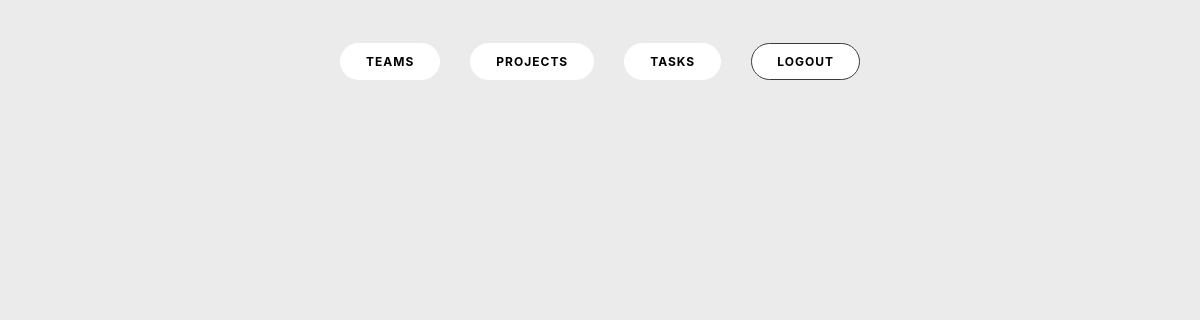
Page /tasks/ (signed in) on the earlier database version.
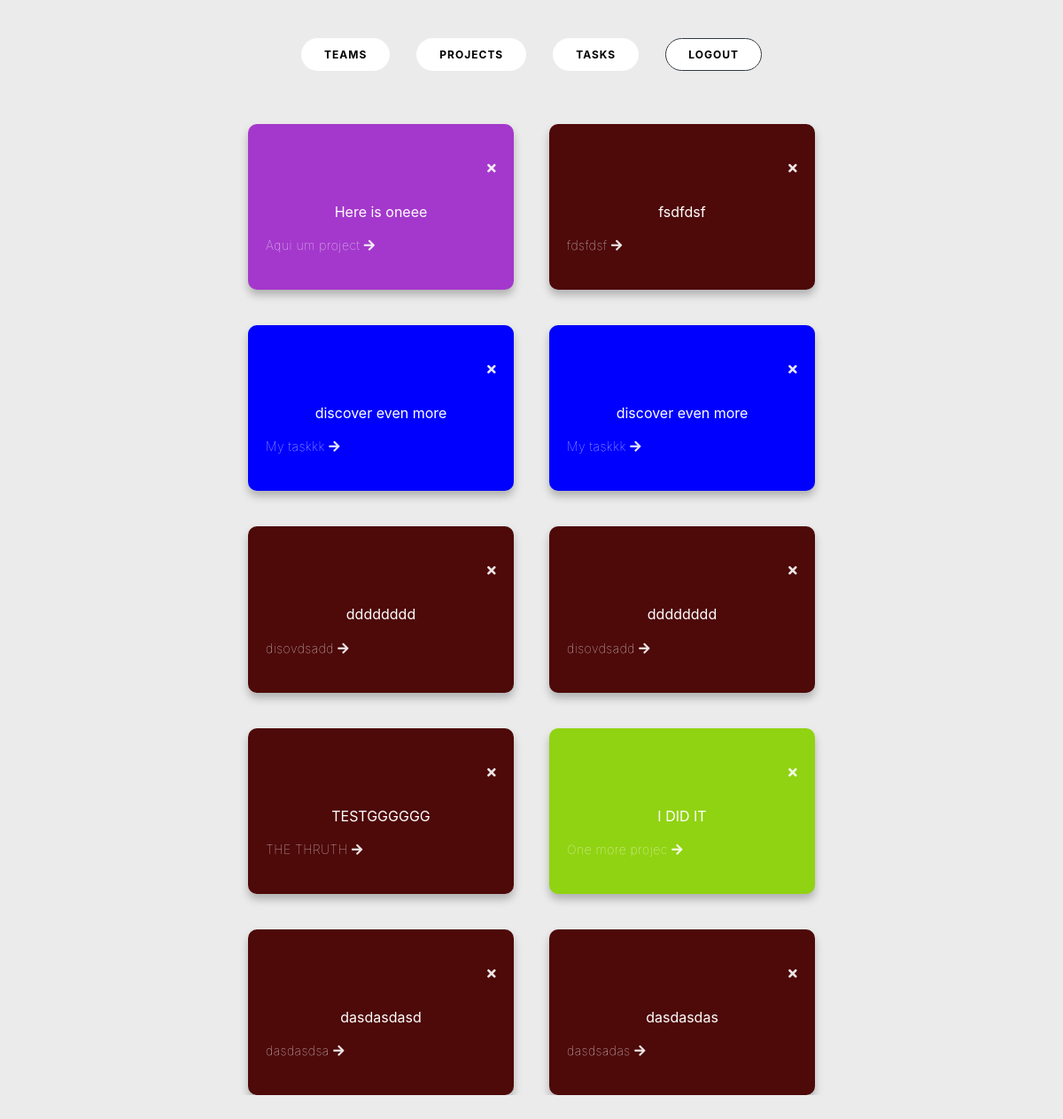
Same page on the later database version.
### network/models.py (models this page shows, shortened)
class Task(models.Model):
    name = models.CharField(max_length=255)
    objective = models.TextField()
    project = models.ForeignKey(Project, on_delete=models.CASCADE)
    color = models.CharField(max_length=7, default=None, null=True, blank=True)
    assigned_to = models.ManyToManyField(User, related_name='assigned_to')

### network/views.py (the view)
# urls.py: path("tasks/", views.tasks, name="tasks"),
def tasks(request):
    user_tasks = Task.objects.filter(assigned_to=request.user)
    return render(request, "network/tasks.html", {'user_tasks': user_tasks})

### network/templates/network/tasks.html
{% extends "network/layout.html" %}
{% block body %}
<div class="main-container m-auto w-75">
    <div class="cards row">
        {% for task in user_tasks %}
        <div class="card_task" style="background-color: {{ task.color }}">
            <p class="card__exit"><i class="fas fa-times"></i></p>
            <h2 class="card__title">{{ task.objective }}</h2>
            <p class="card__apply">
            <a class="card__link" href="#">{{task.name}} <i class="fas fa-arrow-right"></i></a>
            </p>
        </div>
        {% endfor %}
    </div>
</div>
{% endblock %}

Differences in the rows shown:
added Task: objective "Here is oneee", name "Aqui um project", color "#a438cc" (drawn)
added Task: objective "fsdfdsf", name "fdsfdsf"
added Task: objective "discover even more", name "My taskkk", color "#0000ff" (drawn)
added Task: objective "discover even more", name "My taskkk", color "#0000ff" (drawn)
added Task: objective "dddddddd", name "disovdsadd"
added Task: objective "dddddddd", name "disovdsadd"
added Task: objective "TESTGGGGGG", name "THE THRUTH"
added Task: objective "I DID IT", name "One more projec", color "#90d312" (drawn)
added Task: objective "dasdasdasd", name "dasdasdsa"
added Task: objective "dasdasdas", name "dasdsadas"
